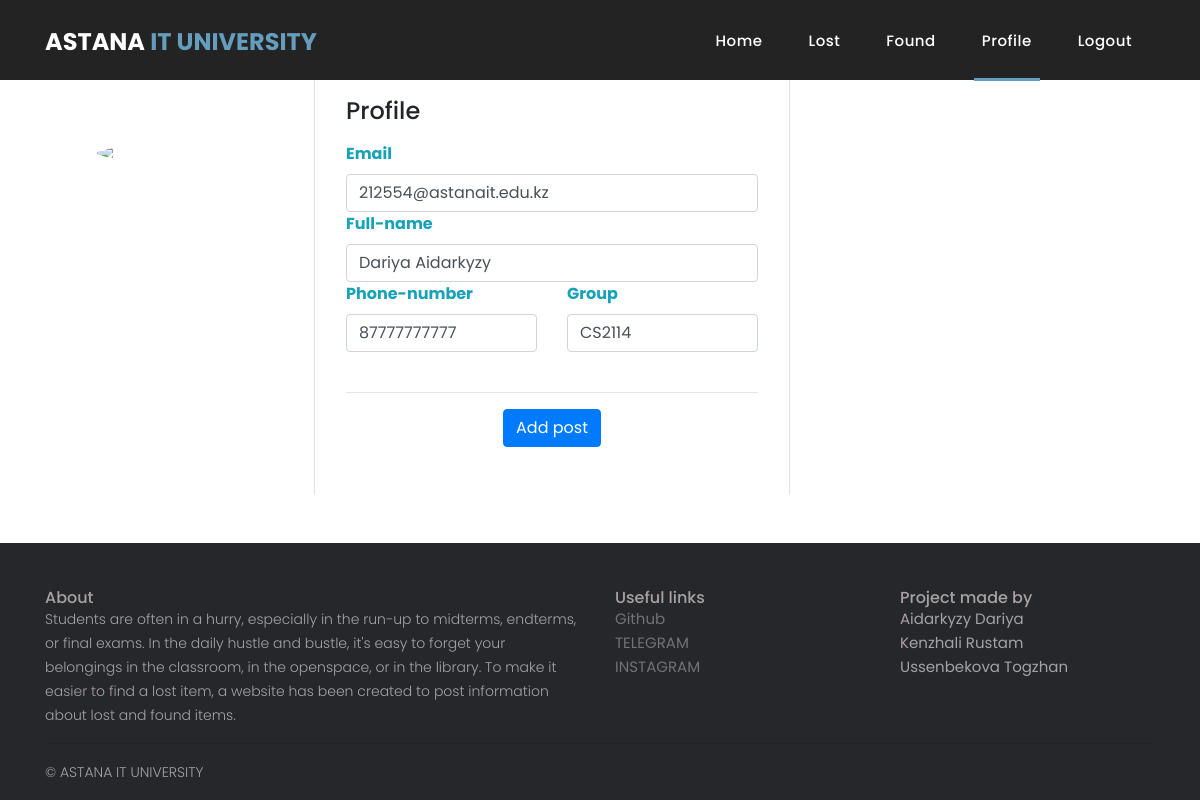
The page /profile (signed in) on the database its author committed.
### models.py (models this page shows)
class User(Base):
    __tablename__ = 'user'
    id = Column(Integer, primary_key=True)
    email = Column(String(150), unique=True)
    password = Column(String(150))
    full_name = Column(String(150))
    group = Column(String(100))
    phone_number = Column(String(15))
    posts = relationship('Post')

### flask_web/website/views.py (the view)
@login_required   # you haven't acsess to home page if you are not login
@views.route("/profile")
def profile():
    return render_template("profile.html", profile_page="active", email=current_user.email, full_name=current_user.full_name,
                           phone=current_user.phone_number, group=current_user.group)

### flask_web/website/templates/profile.html (shortened to what this page needs)
{% extends "base.html" %}
{% block content %}
<div class="container rounded bg-white mt-5 mb-5">
<div class="row">
        <div class="col-md-3 border-right">
            <div class="d-flex flex-column align-items-center text-center p-3 py-5"><img class="rounded-circle mt-5" width="150px" src="https://cdn.icon-icons.com/icons2/1674/PNG/512/person_110935.png"></div>
        </div>
        <div class="col-md-5 border-right">
            <div class="p-3 py-5">
                <div class="d-flex justify-content-between align-items-center mb-3">
                    <h4 class="text-right">Profile</h4>
                </div>
                <div class="row mt-3">
                    <div class="col-md-12"><label class="email"><b class="text-info">Email</b></label><span class="form-control">{{ email }}</span></div>
                    <div class="col-md-12"><label class="full-name"><b class="text-info">Full-name</b></label><span class="form-control">{{ full_name }}</span></div>
                </div>
                <div class="row mt-12">
                    <div class="col-md-6"><label class="phone-number"><b class="text-info">Phone-number</b></label><span class="form-control">{{ phone }}</span></div>
                    <div class="col-md-6"><label class="group"><b class="text-info">Group</b></label><span class="form-control">{{ group }}</span></div>
                </div>
                <br>
                <hr>
                <center>
                <a class="mt-5 text-center" href="/profile/add_post"><button class="btn btn-primary profile-button" type="button">Add post</button></a>
                </center>
            </div>
        </div>
    </div>
</div>
{% endblock %}

### flask_web/website/static/css/first.css (style rules this page uses)
body { font-family: 'Poppins', sans-serif; overflow-x: hidden; text-rendering: optimizeLegibility; -webkit-font-smoothing: antialiased; -moz-osx-font-smoothing: grayscale; }
a { text-decoration: none!important; }
h1,h2,h3,h4,h5,h6 { margin: 0px; }

### rows shown on the page
User: email "212554@astanait.edu.kz", full_name "Dariya Aidarkyzy", phone_number "87777777777", group "CS2114"
